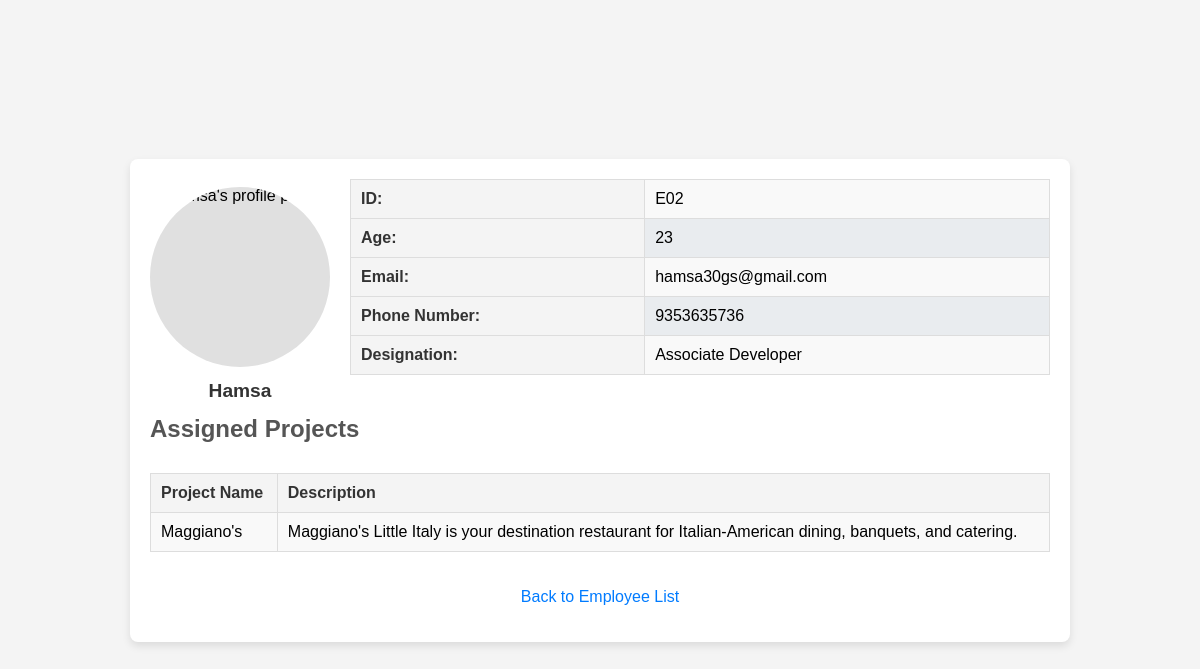
Page /project_management/employee/2/ on the committed database.
### project_management/models.py (models this page shows, shortened)
class Employee(models.Model):
    employee_id = models.CharField(max_length=10, unique=True)
    full_name = models.CharField(max_length=100)
    age = models.IntegerField()
    email = models.EmailField()
    phone_number = models.CharField(max_length=15)
    designation = models.CharField(max_length=50)

class ProjectAssignment(models.Model):
    employee = models.ForeignKey(Employee, on_delete=models.CASCADE)
    project = models.ForeignKey(Project, on_delete=models.CASCADE)

class Project(models.Model):
    project_name = models.CharField(max_length=100)
    description = models.TextField(blank=True)

### project_management/views.py (the view)
# urls.py: path('employee/<int:employee_id>/', views.employee_detail, name='employee_detail'),
def employee_detail(request, employee_id):
    employee = get_object_or_404(Employee, pk=employee_id)
    assignments = ProjectAssignment.objects.filter(employee=employee)
    return render(request, 'project_management/employee_detail.html', {
        'employee': employee,
        'assignments': assignments
    })

### project_management/templates/project_management/employee_detail.html (shortened to what this page needs)
<!DOCTYPE html>
<html>
<head>
</head>
<body>
    <div class="container">
        <div class="profile-header">
            <div class="profile-image">
                <img src="https://static-00.iconduck.com/assets.00/profile-circle-icon-512x512-zxne30hp.png"
                    alt="{{ employee.full_name }}'s profile picture">
                <div class="profile-name">{{ employee.full_name }}</div>
            </div>
            <div class="profile-info">
                <table class="info-table">
                    <tbody>
                        <tr>
                            <th>ID:</th>
                            <td>{{ employee.employee_id }}</td>
                        </tr>
                        <tr>
                            <th>Age:</th>
                            <td>{{ employee.age }}</td>
                        </tr>
                        <tr>
                            <th>Email:</th>
                            <td>{{ employee.email }}</td>
                        </tr>
                        <tr>
                            <th>Phone Number:</th>
                            <td>{{ employee.phone_number }}</td>
                        </tr>
                        <tr>
                            <th>Designation:</th>
                            <td>{{ employee.designation }}</td>
                        </tr>
                    </tbody>
                </table>
            </div>
        </div>
        <div class="projects-section">
            <h2>Assigned Projects</h2>
            <table class="projects-table">
                <thead>
                    <tr>
                        <th>Project Name</th>
                        <th>Description</th>
                    </tr>
                </thead>
                <tbody>
                    {% for assignment in assignments %}
                    <tr>
                        <td>{{ assignment.project.project_name }}</td>
                        <td>{{ assignment.project.description }}</td>
                    </tr>
                    {% empty %}
                    <tr>
                        <td colspan="2">No projects assigned.</td>
                    </tr>
                    {% endfor %}
                </tbody>
            </table>
        </div>
        <p><a href="{% url 'project_management:employee_list' %}">Back to Employee List</a></p>
    </div>
</body>
</html>

### project_management/templates/project_management/employee_detail.html (style rules this page uses)
body { font-family: Arial, sans-serif; background-color: #f4f4f4; margin: 0; padding: 0; display: flex; flex-direction: column; align-items: center; justify-content: center; min-height: 100vh; }
.container { width: 90%; max-width: 900px; background-color: #ffffff; padding: 20px; box-shadow: 0 4px 8px rgba(0, 0, 0, 0.1); border-radius: 8px; display: grid; grid-template-columns: 1fr; grid-template-rows: auto 1fr; gap: 20px; text-align: center; }
.profile-header { display: grid; grid-template-columns: 180px 1fr; gap: 20px; align-items: center; text-align: left; }
.profile-image { width: 180px; height: 180px; border-radius: 50%; background-color: #e0e0e0; display: flex; align-items: center; justify-content: center; position: relative; }
.profile-image img { width: 100%; height: 100%; border-radius: 50%; object-fit: cover; }
.profile-name { position: absolute; bottom: -40px; width: 100%; text-align: center; font-size: 1.2em; font-weight: bold; color: #333; padding: 5px; border-radius: 50%; }
.profile-info { display: grid; gap: 20px; }
.info-table { width: 100%; border-collapse: collapse; }
.info-table th, .info-table td { border: 1px solid #ddd; padding: 10px; text-align: left; }
.info-table th { background-color: #f4f4f4; color: #333; }
.info-table tr:nth-child(odd) { background-color: #f9f9f9; }
.info-table tr:nth-child(even) { background-color: #e9ecef; }
h2 { color: #555; margin-top: 20px; margin-bottom: 10px; }
.projects-section { display: grid; gap: 20px; text-align: left; }
.projects-table { width: 100%; border-collapse: collapse; }
.projects-table th, .projects-table td { border: 1px solid #ddd; padding: 10px; text-align: left; }
.projects-table th { background-color: #f4f4f4; color: #333; }
.projects-table tr:nth-child(odd) { background-color: #f9f9f9; }
p a { color: #007bff; text-decoration: none; font-size: 1em; }

### rows in the picture
Employee: full_name "Hamsa", employee_id "E02", age "23", email "hamsa30gs@gmail.com", phone_number "9353635736", designation "Associate Developer"
ProjectAssignment: project.project_name "Maggiano's", project.description "Maggiano's Little Italy is your destination restaurant for Italian-American dining, banquets, and catering."
